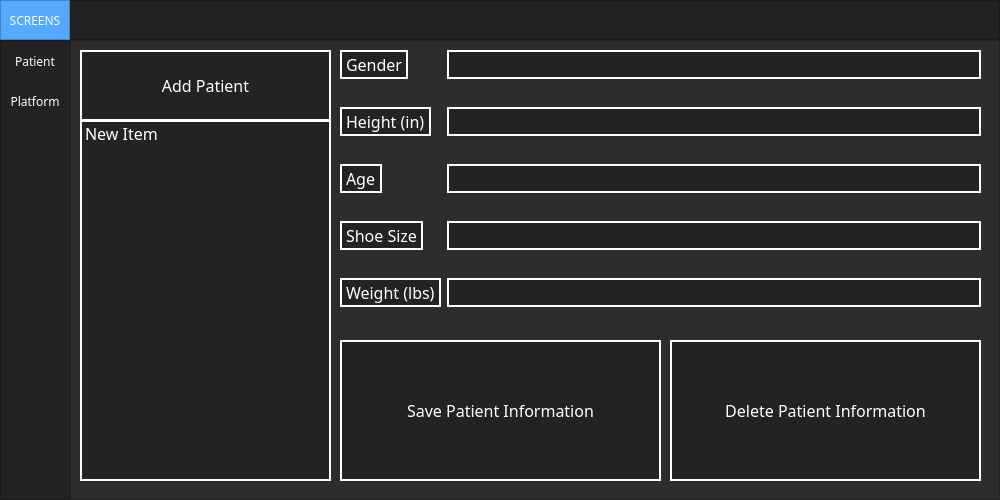
<?xml version="1.0" encoding="UTF-8"?>
<ui version="4.0">
 <class>MainWindow</class>
 <widget class="QMainWindow" name="MainWindow">
  <property name="geometry">
   <rect>
    <x>0</x>
    <y>0</y>
    <width>1000</width>
    <height>500</height>
   </rect>
  </property>
  <property name="minimumSize">
   <size>
    <width>1000</width>
    <height>500</height>
   </size>
  </property>
  <property name="windowTitle">
   <string>MainWindow</string>
  </property>
  <property name="styleSheet">
   <string notr="true">background-color: rgb(45, 45, 45);</string>
  </property>
  <widget class="QWidget" name="centralwidget">
   <layout class="QVBoxLayout" name="verticalLayout">
    <property name="spacing">
     <number>0</number>
    </property>
    <property name="leftMargin">
     <number>0</number>
    </property>
    <property name="topMargin">
     <number>0</number>
    </property>
    <property name="rightMargin">
     <number>0</number>
    </property>
    <property name="bottomMargin">
     <number>0</number>
    </property>
    <item>
     <widget class="QFrame" name="Top_Bar">
      <property name="maximumSize">
       <size>
        <width>16777215</width>
        <height>40</height>
       </size>
      </property>
      <property name="styleSheet">
       <string notr="true">background-color: rgb(35, 35, 35);</string>
      </property>
      <property name="frameShape">
       <enum>QFrame::NoFrame</enum>
      </property>
      <property name="frameShadow">
       <enum>QFrame::Raised</enum>
      </property>
      <layout class="QHBoxLayout" name="horizontalLayout">
       <property name="spacing">
        <number>0</number>
       </property>
       <property name="leftMargin">
        <number>0</number>
       </property>
       <property name="topMargin">
        <number>0</number>
       </property>
       <property name="rightMargin">
        <number>0</number>
       </property>
       <property name="bottomMargin">
        <number>0</number>
       </property>
       <item>
        <widget class="QFrame" name="frame_toggle">
         <property name="maximumSize">
          <size>
           <width>70</width>
           <height>40</height>
          </size>
         </property>
         <property name="styleSheet">
          <string notr="true">background-color: rgb(85, 170, 255);</string>
         </property>
         <property name="frameShape">
          <enum>QFrame::StyledPanel</enum>
         </property>
         <property name="frameShadow">
          <enum>QFrame::Raised</enum>
         </property>
         <layout class="QVBoxLayout" name="verticalLayout_2">
          <property name="spacing">
           <number>0</number>
          </property>
          <property name="leftMargin">
           <number>0</number>
          </property>
          <property name="topMargin">
           <number>0</number>
          </property>
          <property name="rightMargin">
           <number>0</number>
          </property>
          <property name="bottomMargin">
           <number>0</number>
          </property>
          <item>
           <widget class="QPushButton" name="Btn_Toggle">
            <property name="sizePolicy">
             <sizepolicy hsizetype="Expanding" vsizetype="Expanding">
              <horstretch>0</horstretch>
              <verstretch>0</verstretch>
             </sizepolicy>
            </property>
            <property name="font">
             <font>
              <family>MS Reference Sans Serif</family>
             </font>
            </property>
            <property name="styleSheet">
             <string notr="true">color: rgb(255, 255, 255);
border: 0px solid;</string>
            </property>
            <property name="text">
             <string>SCREENS</string>
            </property>
           </widget>
          </item>
         </layout>
        </widget>
       </item>
       <item>
        <widget class="QFrame" name="frame_top">
         <property name="frameShape">
          <enum>QFrame::StyledPanel</enum>
         </property>
         <property name="frameShadow">
          <enum>QFrame::Raised</enum>
         </property>
        </widget>
       </item>
      </layout>
     </widget>
    </item>
    <item>
     <widget class="QFrame" name="Content">
      <property name="frameShape">
       <enum>QFrame::NoFrame</enum>
      </property>
      <property name="frameShadow">
       <enum>QFrame::Raised</enum>
      </property>
      <layout class="QHBoxLayout" name="horizontalLayout_2">
       <property name="spacing">
        <number>0</number>
       </property>
       <property name="leftMargin">
        <number>0</number>
       </property>
       <property name="topMargin">
        <number>0</number>
       </property>
       <property name="rightMargin">
        <number>0</number>
       </property>
       <property name="bottomMargin">
        <number>0</number>
       </property>
       <item>
        <widget class="QFrame" name="frame_left_menu">
         <property name="minimumSize">
          <size>
           <width>70</width>
           <height>0</height>
          </size>
         </property>
         <property name="maximumSize">
          <size>
           <width>70</width>
           <height>16777215</height>
          </size>
         </property>
         <property name="styleSheet">
          <string notr="true">background-color: rgb(35, 35, 35);</string>
         </property>
         <property name="frameShape">
          <enum>QFrame::StyledPanel</enum>
         </property>
         <property name="frameShadow">
          <enum>QFrame::Raised</enum>
         </property>
         <layout class="QVBoxLayout" name="verticalLayout_3">
          <property name="leftMargin">
           <number>0</number>
          </property>
          <property name="topMargin">
           <number>0</number>
          </property>
          <property name="rightMargin">
           <number>0</number>
          </property>
          <property name="bottomMargin">
           <number>0</number>
          </property>
          <item alignment="Qt::AlignTop">
           <widget class="QFrame" name="frame_top_menus">
            <property name="frameShape">
             <enum>QFrame::NoFrame</enum>
            </property>
            <property name="frameShadow">
             <enum>QFrame::Raised</enum>
            </property>
            <layout class="QVBoxLayout" name="verticalLayout_4">
             <property name="spacing">
              <number>0</number>
             </property>
             <property name="leftMargin">
              <number>0</number>
             </property>
             <property name="topMargin">
              <number>0</number>
             </property>
             <property name="rightMargin">
              <number>0</number>
             </property>
             <property name="bottomMargin">
              <number>0</number>
             </property>
             <item>
              <widget class="QPushButton" name="Patient">
               <property name="minimumSize">
                <size>
                 <width>0</width>
                 <height>40</height>
                </size>
               </property>
               <property name="font">
                <font>
                 <family>MS Reference Sans Serif</family>
                </font>
               </property>
               <property name="styleSheet">
                <string notr="true">QPushButton {
	color: rgb(255, 255, 255);
	background-color: rgb(35, 35, 35);
	border: 0px solid;
}
QPushButton:hover {
	background-color: rgb(85, 170, 255);
}</string>
               </property>
               <property name="text">
                <string>Patient</string>
               </property>
               <property name="autoDefault">
                <bool>true</bool>
               </property>
              </widget>
             </item>
             <item>
              <widget class="QPushButton" name="Platform">
               <property name="minimumSize">
                <size>
                 <width>0</width>
                 <height>40</height>
                </size>
               </property>
               <property name="font">
                <font>
                 <family>MS Reference Sans Serif</family>
                </font>
               </property>
               <property name="styleSheet">
                <string notr="true">QPushButton {
	color: rgb(255, 255, 255);
	background-color: rgb(35, 35, 35);
	border: 0px solid;
}
QPushButton:hover {
	background-color: rgb(85, 170, 255);
}</string>
               </property>
               <property name="text">
                <string>Platform</string>
               </property>
               <property name="autoDefault">
                <bool>true</bool>
               </property>
              </widget>
             </item>
            </layout>
           </widget>
          </item>
         </layout>
        </widget>
       </item>
       <item>
        <widget class="QFrame" name="frame_pages">
         <property name="frameShape">
          <enum>QFrame::StyledPanel</enum>
         </property>
         <property name="frameShadow">
          <enum>QFrame::Raised</enum>
         </property>
         <layout class="QVBoxLayout" name="verticalLayout_5">
          <item>
           <widget class="QStackedWidget" name="stackedWidget">
            <property name="currentIndex">
             <number>0</number>
            </property>
            <widget class="QWidget" name="Patient_Information">
             <widget class="QPushButton" name="Add_Patient">
              <property name="geometry">
               <rect>
                <x>0</x>
                <y>0</y>
                <width>251</width>
                <height>71</height>
               </rect>
              </property>
              <property name="font">
               <font>
                <family>MS Reference Sans Serif</family>
                <pointsize>12</pointsize>
                <weight>50</weight>
                <italic>false</italic>
                <bold>false</bold>
               </font>
              </property>
              <property name="styleSheet">
               <string notr="true">QPushButton {
	color: rgb(255, 255, 255);
	background-color: rgb(35, 35, 35);
	border: 2px solid;
	border-color: rgb(255, 255, 255);
    font: 12pt
}
QPushButton:hover {
	background-color: rgb(85, 170, 255);
}</string>
              </property>
              <property name="text">
               <string>Add Patient</string>
              </property>
             </widget>
             <widget class="QListWidget" name="listWidget">
              <property name="geometry">
               <rect>
                <x>0</x>
                <y>70</y>
                <width>251</width>
                <height>361</height>
               </rect>
              </property>
              <property name="font">
               <font>
                <family>MS Reference Sans Serif</family>
                <pointsize>12</pointsize>
                <weight>50</weight>
                <italic>false</italic>
                <bold>false</bold>
               </font>
              </property>
              <property name="mouseTracking">
               <bool>true</bool>
              </property>
              <property name="tabletTracking">
               <bool>true</bool>
              </property>
              <property name="toolTip">
               <string>&lt;html&gt;&lt;head/&gt;&lt;body&gt;&lt;p&gt;&lt;br/&gt;&lt;/p&gt;&lt;/body&gt;&lt;/html&gt;</string>
              </property>
              <property name="styleSheet">
               <string notr="true">QListWidget {
	color: rgb(255, 255, 255);
	background-color: rgb(35, 35, 35);
	border: 2px solid;
	border-color: rgb(255, 255, 255);
	font: 12pt
}</string>
              </property>
              <item>
               <property name="text">
                <string>New Item</string>
               </property>
              </item>
             </widget>
             <widget class="QWidget" name="formLayoutWidget">
              <property name="geometry">
               <rect>
                <x>260</x>
                <y>0</y>
                <width>641</width>
                <height>392</height>
               </rect>
              </property>
              <layout class="QFormLayout" name="formLayout">
               <property name="verticalSpacing">
                <number>28</number>
               </property>
               <item row="0" column="0">
                <widget class="QLabel" name="genderLabel">
                 <property name="font">
                  <font>
                   <family>MS Reference Sans Serif</family>
                   <pointsize>12</pointsize>
                   <weight>50</weight>
                   <italic>false</italic>
                   <bold>false</bold>
                  </font>
                 </property>
                 <property name="styleSheet">
                  <string notr="true">QLabel {
	color: rgb(255, 255, 255);
	background-color: rgb(35, 35, 35);
	border: 2px solid;
	border-color: rgb(255, 255, 255);
	font: 12pt
}</string>
                 </property>
                 <property name="text">
                  <string>Gender</string>
                 </property>
                </widget>
               </item>
               <item row="0" column="1">
                <widget class="QLineEdit" name="genderLineEdit">
                 <property name="minimumSize">
                  <size>
                   <width>0</width>
                   <height>19</height>
                  </size>
                 </property>
                 <property name="font">
                  <font>
                   <family>MS Reference Sans Serif</family>
                   <pointsize>12</pointsize>
                   <weight>50</weight>
                   <italic>false</italic>
                   <bold>false</bold>
                  </font>
                 </property>
                 <property name="styleSheet">
                  <string notr="true">QLineEdit {
	color: rgb(255, 255, 255);
	background-color: rgb(35, 35, 35);
	border: 2px solid;
	border-color: rgb(255, 255, 255);
	font: 12pt
}</string>
                 </property>
                </widget>
               </item>
               <item row="1" column="0">
                <widget class="QLabel" name="heightLabel">
                 <property name="font">
                  <font>
                   <family>MS Reference Sans Serif</family>
                   <pointsize>12</pointsize>
                   <weight>50</weight>
                   <italic>false</italic>
                   <bold>false</bold>
                  </font>
                 </property>
                 <property name="styleSheet">
                  <string notr="true">QLabel {
	color: rgb(255, 255, 255);
	background-color: rgb(35, 35, 35);
	border: 2px solid;
	border-color: rgb(255, 255, 255);
	font: 12pt
}</string>
                 </property>
                 <property name="text">
                  <string>Height (in)</string>
                 </property>
                </widget>
               </item>
               <item row="1" column="1">
                <widget class="QLineEdit" name="heightLineEdit">
                 <property name="font">
                  <font>
                   <family>MS Reference Sans Serif</family>
                   <pointsize>12</pointsize>
                   <weight>50</weight>
                   <italic>false</italic>
                   <bold>false</bold>
                  </font>
                 </property>
                 <property name="styleSheet">
                  <string notr="true">QLineEdit {
	color: rgb(255, 255, 255);
	background-color: rgb(35, 35, 35);
	border: 2px solid;
	border-color: rgb(255, 255, 255);
	font: 12pt
}</string>
                 </property>
                </widget>
               </item>
               <item row="2" column="0">
                <widget class="QLabel" name="ageLabel">
                 <property name="font">
                  <font>
                   <family>MS Reference Sans Serif</family>
                   <pointsize>12</pointsize>
                   <weight>50</weight>
                   <italic>false</italic>
                   <bold>false</bold>
                  </font>
                 </property>
                 <property name="styleSheet">
                  <string notr="true">QLabel {
	color: rgb(255, 255, 255);
	background-color: rgb(35, 35, 35);
	border: 2px solid;
	border-color: rgb(255, 255, 255);
	font: 12pt
}</string>
                 </property>
                 <property name="text">
                  <string>Age</string>
                 </property>
                </widget>
               </item>
               <item row="2" column="1">
                <widget class="QLineEdit" name="ageLineEdit">
                 <property name="font">
                  <font>
                   <family>MS Reference Sans Serif</family>
                   <pointsize>12</pointsize>
                   <weight>50</weight>
                   <italic>false</italic>
                   <bold>false</bold>
                  </font>
                 </property>
                 <property name="styleSheet">
                  <string notr="true">QLineEdit {
	color: rgb(255, 255, 255);
	background-color: rgb(35, 35, 35);
	border: 2px solid;
	border-color: rgb(255, 255, 255);
	font: 12pt
}</string>
                 </property>
                </widget>
               </item>
               <item row="3" column="0">
                <widget class="QLabel" name="shoeSizeLabel">
                 <property name="font">
                  <font>
                   <family>MS Reference Sans Serif</family>
                   <pointsize>12</pointsize>
                   <weight>50</weight>
                   <italic>false</italic>
                   <bold>false</bold>
                  </font>
                 </property>
                 <property name="styleSheet">
                  <string notr="true">QLabel {
	color: rgb(255, 255, 255);
	background-color: rgb(35, 35, 35);
	border: 2px solid;
	border-color: rgb(255, 255, 255);
	font: 12pt
}</string>
                 </property>
                 <property name="text">
                  <string>Shoe Size</string>
                 </property>
                </widget>
               </item>
               <item row="3" column="1">
                <widget class="QLineEdit" name="shoeSizeLineEdit">
                 <property name="font">
                  <font>
                   <family>MS Reference Sans Serif</family>
                   <pointsize>12</pointsize>
                   <weight>50</weight>
                   <italic>false</italic>
                   <bold>false</bold>
                  </font>
                 </property>
                 <property name="styleSheet">
                  <string notr="true">QLineEdit {
	color: rgb(255, 255, 255);
	background-color: rgb(35, 35, 35);
	border: 2px solid;
	border-color: rgb(255, 255, 255);
	font: 12pt
}</string>
                 </property>
                </widget>
               </item>
               <item row="4" column="0">
                <widget class="QLabel" name="weightLabel">
                 <property name="font">
                  <font>
                   <family>MS Reference Sans Serif</family>
                   <pointsize>12</pointsize>
                   <weight>50</weight>
                   <italic>false</italic>
                   <bold>false</bold>
                  </font>
                 </property>
                 <property name="styleSheet">
                  <string notr="true">QLabel {
	color: rgb(255, 255, 255);
	background-color: rgb(35, 35, 35);
	border: 2px solid;
	border-color: rgb(255, 255, 255);
	font: 12pt
}</string>
                 </property>
                 <property name="text">
                  <string>Weight (lbs)</string>
                 </property>
                </widget>
               </item>
               <item row="4" column="1">
                <widget class="QLineEdit" name="weightLineEdit">
                 <property name="font">
                  <font>
                   <family>MS Reference Sans Serif</family>
                   <pointsize>12</pointsize>
                   <weight>50</weight>
                   <italic>false</italic>
                   <bold>false</bold>
                  </font>
                 </property>
                 <property name="styleSheet">
                  <string notr="true">QLineEdit {
	color: rgb(255, 255, 255);
	background-color: rgb(35, 35, 35);
	border: 2px solid;
	border-color: rgb(255, 255, 255);
	font: 12pt
}</string>
                 </property>
                </widget>
               </item>
               <item row="5" column="0">
                <widget class="QLabel" name="label">
                 <property name="text">
                  <string/>
                 </property>
                </widget>
               </item>
              </layout>
             </widget>
             <widget class="QPushButton" name="Save_Patient_Info">
              <property name="geometry">
               <rect>
                <x>260</x>
                <y>290</y>
                <width>321</width>
                <height>141</height>
               </rect>
              </property>
              <property name="font">
               <font>
                <family>MS Reference Sans Serif</family>
                <pointsize>12</pointsize>
                <weight>50</weight>
                <italic>false</italic>
                <bold>false</bold>
               </font>
              </property>
              <property name="styleSheet">
               <string notr="true">QPushButton {
	color: rgb(255, 255, 255);
	background-color: rgb(35, 35, 35);
	border: 2px solid;
	border-color: rgb(255, 255, 255);
    font: 12pt
}
QPushButton:hover {
	background-color: rgb(85, 170, 255);
}</string>
              </property>
              <property name="text">
               <string>Save Patient Information</string>
              </property>
             </widget>
             <widget class="QPushButton" name="Delete_Patient_Info">
              <property name="geometry">
               <rect>
                <x>590</x>
                <y>290</y>
                <width>311</width>
                <height>141</height>
               </rect>
              </property>
              <property name="font">
               <font>
                <family>MS Reference Sans Serif</family>
                <pointsize>12</pointsize>
                <weight>50</weight>
                <italic>false</italic>
                <bold>false</bold>
               </font>
              </property>
              <property name="styleSheet">
               <string notr="true">QPushButton {
	color: rgb(255, 255, 255);
	background-color: rgb(35, 35, 35);
	border: 2px solid;
	border-color: rgb(255, 255, 255);
    font: 12pt
}
QPushButton:hover {
	background-color: rgb(85, 170, 255);
}</string>
              </property>
              <property name="text">
               <string>Delete Patient Information</string>
              </property>
             </widget>
            </widget>
            <widget class="QWidget" name="Platform_Running">
             <widget class="QPushButton" name="Run_Simulation">
              <property name="geometry">
               <rect>
                <x>660</x>
                <y>0</y>
                <width>241</width>
                <height>431</height>
               </rect>
              </property>
              <property name="font">
               <font>
                <family>MS Reference Sans Serif</family>
                <pointsize>16</pointsize>
                <weight>50</weight>
                <bold>false</bold>
               </font>
              </property>
              <property name="styleSheet">
               <string notr="true">QPushButton {
	color: rgb(255, 255, 255);
	background-color: rgb(35, 35, 35);
	border: 2px solid;
	border-color: rgb(255, 255, 255);
}
QPushButton:hover {
	background-color: rgb(85, 170, 255);
}</string>
              </property>
              <property name="text">
               <string>RUN SIMULATION</string>
              </property>
             </widget>
             <widget class="QListWidget" name="simulationlist">
              <property name="geometry">
               <rect>
                <x>0</x>
                <y>70</y>
                <width>251</width>
                <height>361</height>
               </rect>
              </property>
              <property name="font">
               <font>
                <family>MS Reference Sans Serif</family>
                <pointsize>12</pointsize>
                <weight>50</weight>
                <italic>false</italic>
                <bold>false</bold>
               </font>
              </property>
              <property name="styleSheet">
               <string notr="true">QListWidget {
	color: rgb(255, 255, 255);
	background-color: rgb(35, 35, 35);
	border: 2px solid;
	border-color: rgb(255, 255, 255);
	font: 12pt
}</string>
              </property>
             </widget>
             <widget class="QPushButton" name="Add_Simulation">
              <property name="geometry">
               <rect>
                <x>0</x>
                <y>0</y>
                <width>251</width>
                <height>71</height>
               </rect>
              </property>
              <property name="font">
               <font>
                <family>MS Reference Sans Serif</family>
                <pointsize>12</pointsize>
                <weight>50</weight>
                <italic>false</italic>
                <bold>false</bold>
               </font>
              </property>
              <property name="styleSheet">
               <string notr="true">QPushButton {
	color: rgb(255, 255, 255);
	background-color: rgb(35, 35, 35);
	border: 2px solid;
	border-color: rgb(255, 255, 255);
    font: 12pt
}
QPushButton:hover {
	background-color: rgb(85, 170, 255);
}</string>
              </property>
              <property name="text">
               <string>Add Simulation</string>
              </property>
             </widget>
             <widget class="QPushButton" name="Save_Simulation">
              <property name="geometry">
               <rect>
                <x>250</x>
                <y>290</y>
                <width>201</width>
                <height>141</height>
               </rect>
              </property>
              <property name="font">
               <font>
                <family>MS Reference Sans Serif</family>
                <pointsize>12</pointsize>
                <weight>50</weight>
                <italic>false</italic>
                <bold>false</bold>
               </font>
              </property>
              <property name="styleSheet">
               <string notr="true">QPushButton {
	color: rgb(255, 255, 255);
	background-color: rgb(35, 35, 35);
	border: 2px solid;
	border-color: rgb(255, 255, 255);
    font: 12pt
}
QPushButton:hover {
	background-color: rgb(85, 170, 255);
}</string>
              </property>
              <property name="text">
               <string>Save Simulation</string>
              </property>
             </widget>
             <widget class="QWidget" name="formLayoutWidget_2">
              <property name="geometry">
               <rect>
                <x>260</x>
                <y>0</y>
                <width>391</width>
                <height>201</height>
               </rect>
              </property>
              <layout class="QFormLayout" name="formLayout_2">
               <property name="verticalSpacing">
                <number>50</number>
               </property>
               <item row="0" column="0">
                <widget class="QLabel" name="distanceLabel">
                 <property name="font">
                  <font>
                   <family>MS Reference Sans Serif</family>
                   <pointsize>12</pointsize>
                   <weight>50</weight>
                   <italic>false</italic>
                   <bold>false</bold>
                  </font>
                 </property>
                 <property name="styleSheet">
                  <string notr="true">QLabel {
	color: rgb(255, 255, 255);
	background-color: rgb(35, 35, 35);
	border: 2px solid;
	border-color: rgb(255, 255, 255);
	font: 12pt
}</string>
                 </property>
                 <property name="text">
                  <string>Distance (cm)</string>
                 </property>
                </widget>
               </item>
               <item row="0" column="1">
                <widget class="QLineEdit" name="distanceLineEdit_2">
                 <property name="minimumSize">
                  <size>
                   <width>0</width>
                   <height>19</height>
                  </size>
                 </property>
                 <property name="font">
                  <font>
                   <family>MS Reference Sans Serif</family>
                   <pointsize>12</pointsize>
                   <weight>50</weight>
                   <italic>false</italic>
                   <bold>false</bold>
                  </font>
                 </property>
                 <property name="styleSheet">
                  <string notr="true">QLineEdit {
	color: rgb(255, 255, 255);
	background-color: rgb(35, 35, 35);
	border: 2px solid;
	border-color: rgb(255, 255, 255);
	font: 12pt
}</string>
                 </property>
                </widget>
               </item>
               <item row="1" column="0">
                <widget class="QLabel" name="speedLabel_2">
                 <property name="font">
                  <font>
                   <family>MS Reference Sans Serif</family>
                   <pointsize>12</pointsize>
                   <weight>50</weight>
                   <italic>false</italic>
                   <bold>false</bold>
                  </font>
                 </property>
                 <property name="styleSheet">
                  <string notr="true">QLabel {
	color: rgb(255, 255, 255);
	background-color: rgb(35, 35, 35);
	border: 2px solid;
	border-color: rgb(255, 255, 255);
	font: 12pt
}</string>
                 </property>
                 <property name="text">
                  <string>Speed (cm/s)</string>
                 </property>
                </widget>
               </item>
               <item row="1" column="1">
                <widget class="QLineEdit" name="speedLineEdit_2">
                 <property name="minimumSize">
                  <size>
                   <width>0</width>
                   <height>19</height>
                  </size>
                 </property>
                 <property name="font">
                  <font>
                   <family>MS Reference Sans Serif</family>
                   <pointsize>12</pointsize>
                   <weight>50</weight>
                   <italic>false</italic>
                   <bold>false</bold>
                  </font>
                 </property>
                 <property name="styleSheet">
                  <string notr="true">QLineEdit {
	color: rgb(255, 255, 255);
	background-color: rgb(35, 35, 35);
	border: 2px solid;
	border-color: rgb(255, 255, 255);
	font: 12pt
}</string>
                 </property>
                </widget>
               </item>
               <item row="2" column="0">
                <widget class="QLabel" name="directionLabel_2">
                 <property name="font">
                  <font>
                   <family>MS Reference Sans Serif</family>
                   <pointsize>12</pointsize>
                   <weight>50</weight>
                   <italic>false</italic>
                   <bold>false</bold>
                  </font>
                 </property>
                 <property name="styleSheet">
                  <string notr="true">QLabel {
	color: rgb(255, 255, 255);
	background-color: rgb(35, 35, 35);
	border: 2px solid;
	border-color: rgb(255, 255, 255);
	font: 12pt
}</string>
                 </property>
                 <property name="text">
                  <string>Direction</string>
                 </property>
                </widget>
               </item>
               <item row="2" column="1">
                <widget class="QLineEdit" name="directionLineEdit_2">
                 <property name="minimumSize">
                  <size>
                   <width>0</width>
                   <height>19</height>
                  </size>
                 </property>
                 <property name="font">
                  <font>
                   <family>MS Reference Sans Serif</family>
                   <pointsize>12</pointsize>
                   <weight>50</weight>
                   <italic>false</italic>
                   <bold>false</bold>
                  </font>
                 </property>
                 <property name="styleSheet">
                  <string notr="true">QLineEdit {
	color: rgb(255, 255, 255);
	background-color: rgb(35, 35, 35);
	border: 2px solid;
	border-color: rgb(255, 255, 255);
	font: 12pt
}</string>
                 </property>
                </widget>
               </item>
              </layout>
             </widget>
             <widget class="QLabel" name="label_2">
              <property name="geometry">
               <rect>
                <x>260</x>
                <y>200</y>
                <width>391</width>
                <height>41</height>
               </rect>
              </property>
              <property name="font">
               <font>
                <family>MS Reference Sans Serif</family>
                <pointsize>10</pointsize>
                <weight>50</weight>
                <italic>false</italic>
                <bold>false</bold>
               </font>
              </property>
              <property name="styleSheet">
               <string notr="true">QLabel {
	color: rgb(255, 255, 255);
	background-color: rgb(35, 35, 35);
	border: 2px solid;
	border-color: rgb(255, 255, 255);
	font: 10pt
}</string>
              </property>
              <property name="text">
               <string>Input Number: 1:Forward, 2:Backwards, 3:Right, 4:Left</string>
              </property>
             </widget>
             <widget class="QPushButton" name="Delete_Simulation">
              <property name="geometry">
               <rect>
                <x>450</x>
                <y>290</y>
                <width>211</width>
                <height>141</height>
               </rect>
              </property>
              <property name="font">
               <font>
                <family>MS Reference Sans Serif</family>
                <pointsize>12</pointsize>
                <weight>50</weight>
                <italic>false</italic>
                <bold>false</bold>
               </font>
              </property>
              <property name="styleSheet">
               <string notr="true">QPushButton {
	color: rgb(255, 255, 255);
	background-color: rgb(35, 35, 35);
	border: 2px solid;
	border-color: rgb(255, 255, 255);
    font: 12pt
}
QPushButton:hover {
	background-color: rgb(85, 170, 255);
}</string>
              </property>
              <property name="text">
               <string>Delete Simulation</string>
              </property>
             </widget>
             <widget class="QLabel" name="label_3">
              <property name="geometry">
               <rect>
                <x>260</x>
                <y>250</y>
                <width>191</width>
                <height>41</height>
               </rect>
              </property>
              <property name="font">
               <font>
                <family>MS Reference Sans Serif</family>
                <pointsize>10</pointsize>
                <weight>50</weight>
                <italic>false</italic>
                <bold>false</bold>
               </font>
              </property>
              <property name="styleSheet">
               <string notr="true">QLabel {
	color: rgb(255, 255, 255);
	background-color: rgb(35, 35, 35);
	border: 2px solid;
	border-color: rgb(255, 255, 255);
	font: 10pt
}</string>
              </property>
              <property name="text">
               <string>Max Distance: 14 cm</string>
              </property>
             </widget>
             <widget class="QLabel" name="label_4">
              <property name="geometry">
               <rect>
                <x>450</x>
                <y>250</y>
                <width>201</width>
                <height>41</height>
               </rect>
              </property>
              <property name="font">
               <font>
                <family>MS Reference Sans Serif</family>
                <pointsize>10</pointsize>
                <weight>50</weight>
                <italic>false</italic>
                <bold>false</bold>
               </font>
              </property>
              <property name="styleSheet">
               <string notr="true">QLabel {
	color: rgb(255, 255, 255);
	background-color: rgb(35, 35, 35);
	border: 2px solid;
	border-color: rgb(255, 255, 255);
	font: 10pt
}</string>
              </property>
              <property name="text">
               <string>Max Speed: 70 cm/s</string>
              </property>
             </widget>
            </widget>
           </widget>
          </item>
         </layout>
        </widget>
       </item>
      </layout>
     </widget>
    </item>
   </layout>
  </widget>
 </widget>
 <resources/>
 <connections/>
</ui>
